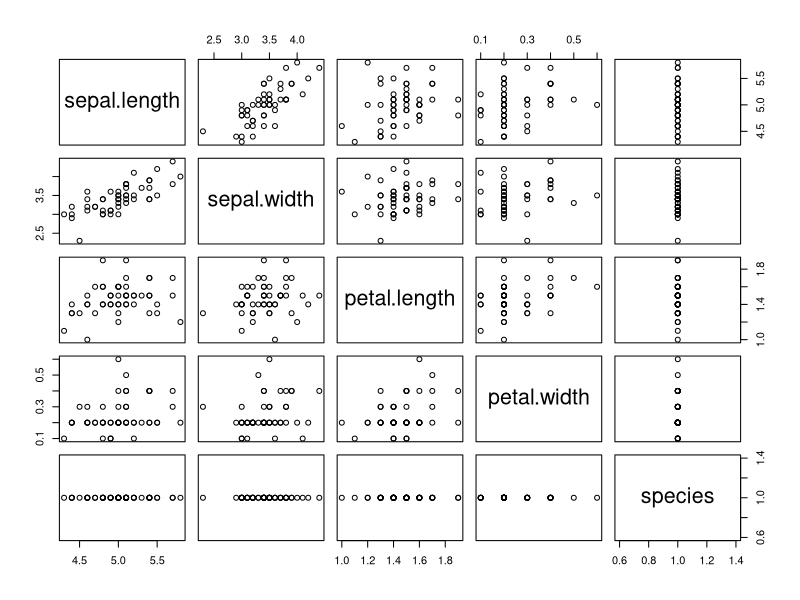
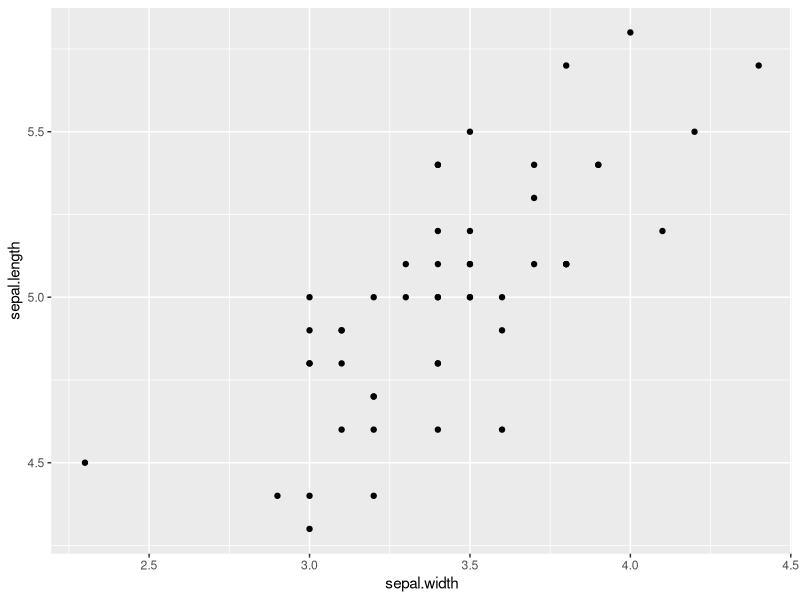
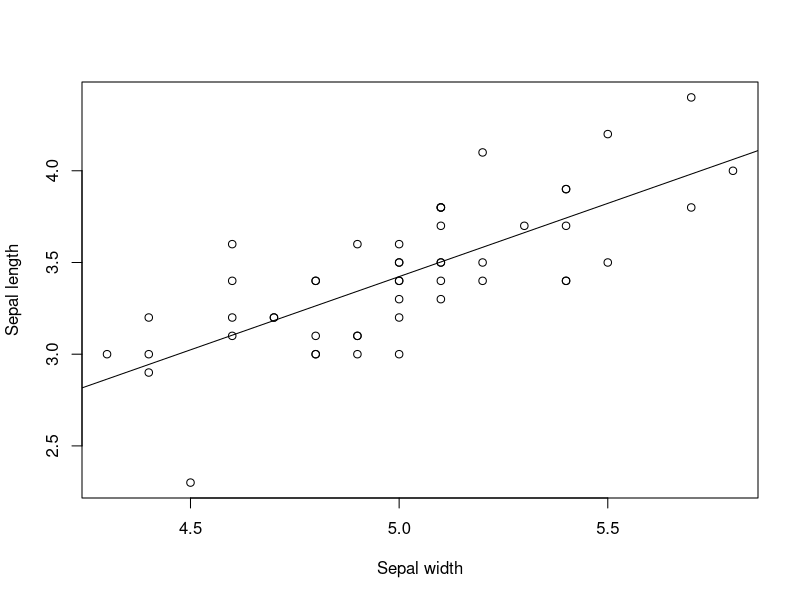

These figures' R source, in order:
library(datasets)
library(dplyr)
library(ggplot2)

data(iris)
summary(iris)
names(iris) <- tolower(names(iris))

Setosa <- filter(iris, species == "setosa")
Virginica <- filter(iris, species == "virginica")
Versicolor <- filter(iris, species == "versicolor")


############
## SETOSA ##
############

pairs(Setosa) # looking for a linear relation

  ## SEPAL:
  ## ======

cor(Setosa$sepal.width, Setosa$sepal.length) # 0.4572278

ggplot(Setosa, aes(x = sepal.width, y = sepal.length)) + geom_point()

regresion <- lm(sepal.width ~ sepal.length, data = Setosa) # sepal.lenght in function of sepal.width
summary(regresion)

plot(Setosa$sepal.length, Setosa$sepal.width, xlab = "Sepal width", ylab = "Sepal length")
abline(regresion)

#regresion$coefficients

#ggplot(Setosa, aes(x = sepal.width, y = sepal.length)) + geom_point()
#+ geom_abline(aes(intercept = 1.4463054, slope = 0.2318905))





  ## PETAL:
  ## ======

cor(Setosa$petal.length, Setosa$petal.width) # 0.3221082


###############
## VIRGINICA ##
###############


  ## SEPAL:
  ## ======

  ## PETAL:
  ## ======


################
## VERSICOLOR ##
################


  ## SEPAL:
  ## ======

  
  ## PETAL:
  ## ======

